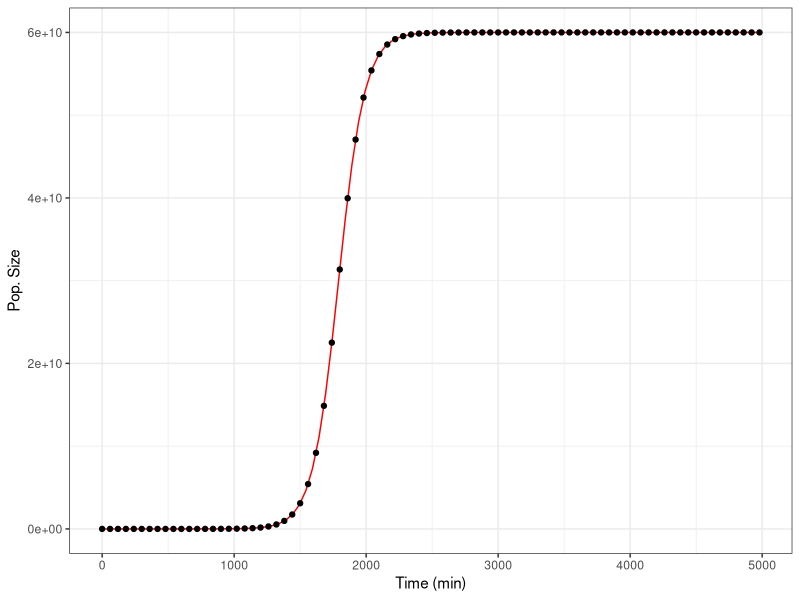

The R source for this figure:
#Script to plot data and model
library(ggplot2)
growth_data <- read.csv("experiment.csv")

logistic_fun <- function(t) {
  N <- (N0*K*exp(r*t))/(K-N0+N0*exp(r*t))
  return(N)
}

N0 <- 982.401417218 #
r <- 0.0100086#
K <- 60000000000 #

ggplot(aes(t,N), data = growth_data) +
  geom_function(fun=logistic_fun, colour="red") +
  geom_point() +
  xlab("Time (min)") +
  ylab("Pop. Size") +
  theme_bw()

  #scale_y_continuous(trans='log10')


